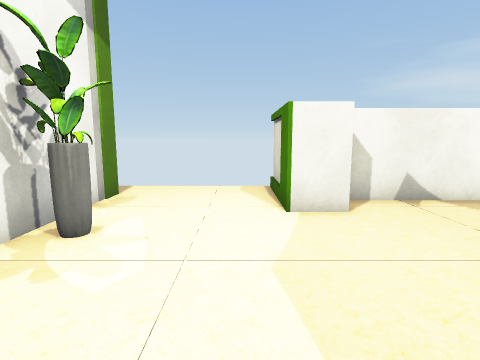
[1] (above)

12 first-person views from a walk through a 3-D level made in the Unity game engine. The camera is 1.5 m above the floor, tilts 8° down and sees 80° across. The floor is counted in squares, 1 m on a side. Each view is taken from the middle of a square. On the plan, view 1 faces up. The plan holds only what a view shows up to about 14 squares ahead; the rest is blank. Some surface patterns are stand-ins.

[2]
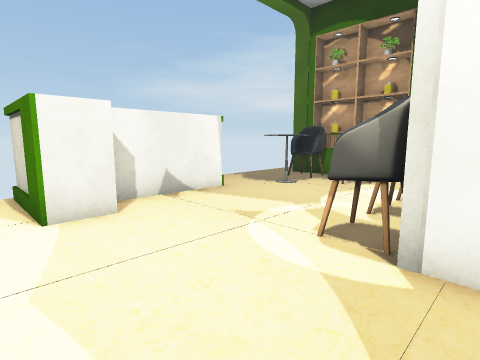

[3]
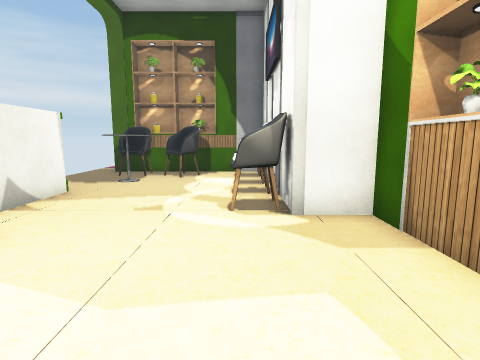

[4]
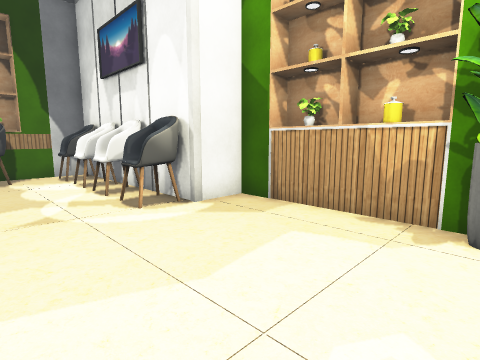

[5]
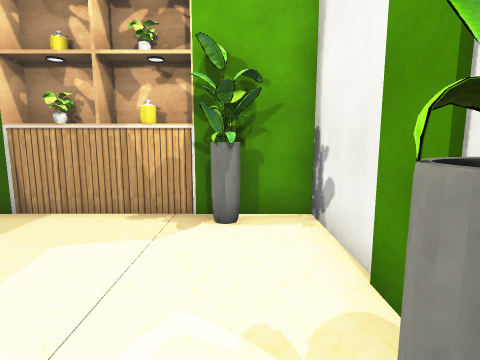

[6]
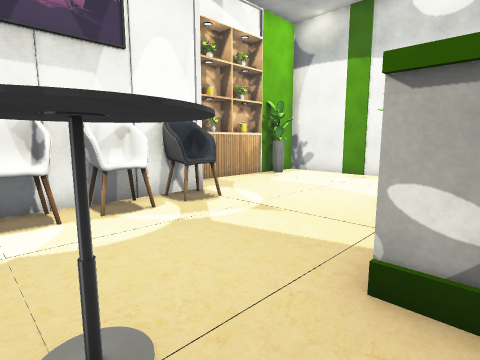

[7]
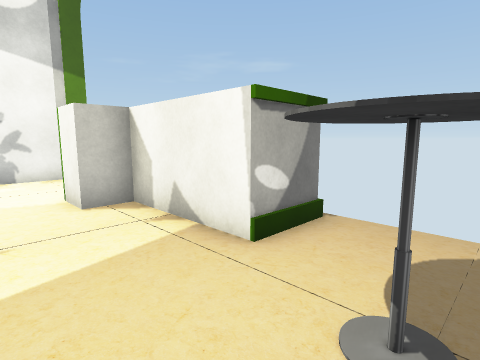

[8]
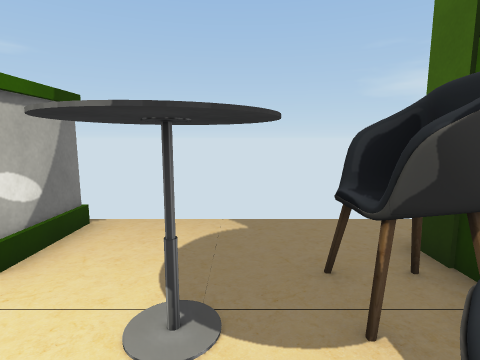

[9]
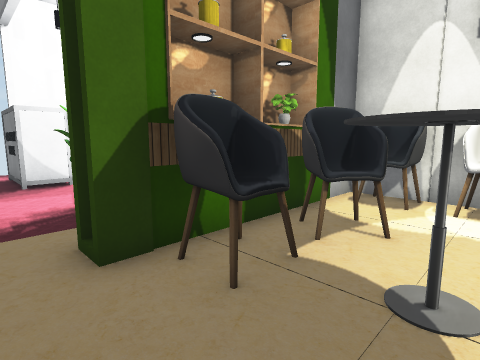

[10]
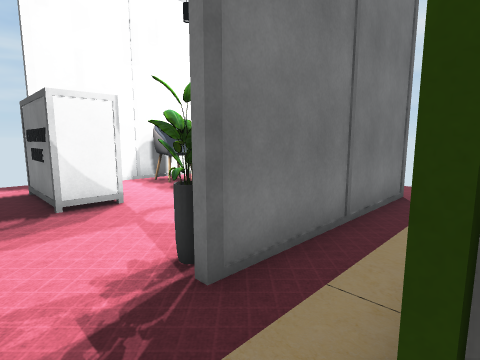

[11]
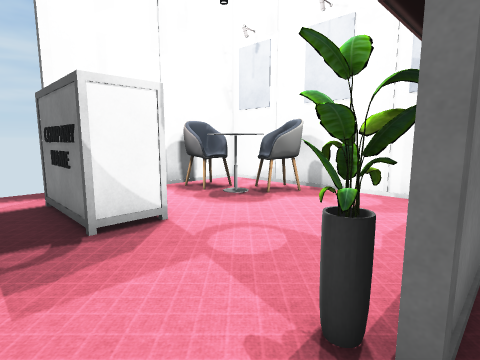

[12]
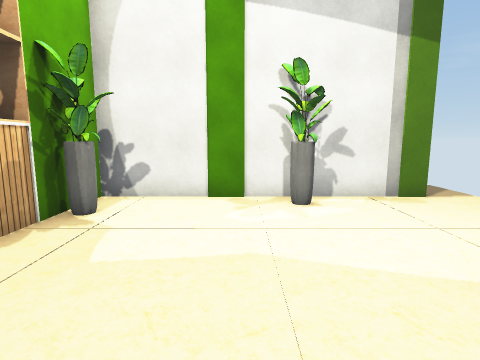

### Floor plan
Key: @ floor where view 1 was taken; # wall or solid block; x gap in a wall; . floor; O other object.
Columns run from 4 left of view 1 to 23 right of it. Each row starts with its distance up from view 1.
  9 .....#    #..............
  8 .....#    #................
  7 #....######.OOOO#.#O...###x
  6 #....##.....OOOO#.#....#
  5 ##..........O.OO#.#........#
  4 ##............OO#.#.....OOO#
  3 ##..............#.#....OOOO#
  2 #.......OOOOOOOO# # ...OO..#
  1 #.......######### ##########
  0 #.#.@...#
 -1 #########

Positions as (right, up) in squares from view 1, and headings:
1: (0, 0), facing up
2: (0, 0), facing up-right
3: (-2, 2), facing right
4: (-2, 5), facing down-right
5: (-2, 5), facing down
6: (9, 8), facing down-left
7: (9, 4), facing up-left
8: (9, 4), facing up
9: (8, 9), facing down-right
10: (12, 9), facing down-right
11: (14, 9), facing down-right
12: (4, 3), facing left
